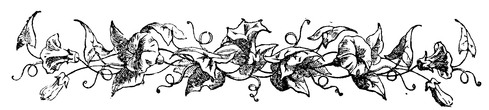
#> input picture static/src/morning-glory.jpg, 489 x 110 px; its folder holds 2 pictures in this run
$ python removeBorder.py
#> lines starting #> are read from the running program, lines starting #| are printed output that depends on the picture
#! python3
# Goes through all the .png and .jpg images in the current working directory and removes any solid-colored border from the sides.

import os
from PIL import Image

# columnIsSameColor() checks if an entire column is a single color.
def columnIsSameColor(im, x):
    # Return True if column x in im is all the same color.
    color = im.getpixel((x, 0))
    for y in range(im.size[1]): # loop over all columns
        if im.getpixel((x,y)) != color:
            return False
    return True

# rowIsSameColor() to check if an entire row is a single color.
def rowIsSameColor(im, y):
    # Return True if row y in im is all the same color.
    color = im.getpixel((0, y))
    for x in range(im.size[0]): # loop over all rows
        if im.getpixel((x,y)) != color:
            return False
    return True

# Loop through all the files in the working directory.
for filename in os.listdir('.'):
    if not (filename.endswith('.png') or filename.endswith('.jpg')):
        continue # skip this non-image file

    currentIm = Image.open(filename)
#> currentIm is the input picture: PIL image 489x110 RGB; min 0, max 255, mean 214.4
    width, height = currentIm.size
#> width = 489; height = 110

    # Find left side border.
    for left in range(width):
        if not columnIsSameColor(currentIm, left):
            break

    # Find right side border.
    for right in range(width - 1, -1, -1):
        if not columnIsSameColor(currentIm, right):
            break
#> this loop made 2 passes
#> color in columnIsSameColor on passes 1 to 2: (255, 255, 255), (255, 255, 255)

    # Find top side border.
    for top in range(height):
        if not rowIsSameColor(currentIm, top):
            break

    # Find bottom side border.
    for bottom in range(height - 1, -1, -1):
        if not rowIsSameColor(currentIm, bottom):
            break
#> this loop made 1 pass

    # Check if there were any borders.
    if left == 0 and right == width - 1 and top == 0 and bottom == height - 1:
        print('Skipping %s...' % (filename))
        continue # no border, skip this image

    # Remove the borders.
    print('Removing border from %s...' % (filename))
    currentIm = currentIm.crop((left + 1, top + 1, right, bottom))
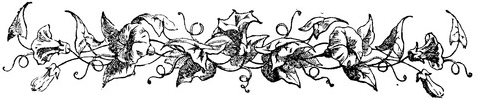
#> currentIm: PIL image 478x100 RGB; min 0, max 255, mean 209.4
    currentIm.save(filename)
